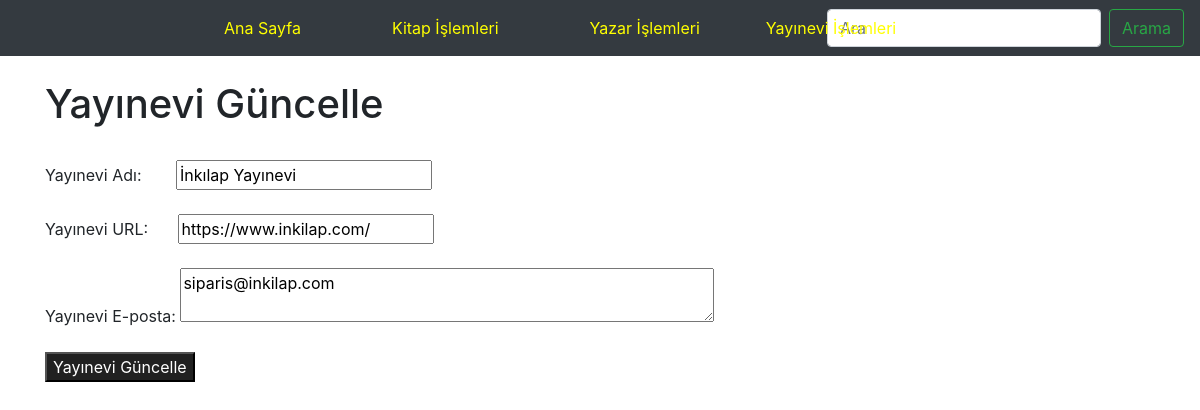
The page /yayinevi_guncellenecek.php?yykn=1 on the database its author committed.
### tables this page shows
CREATE TABLE `yayinevi` (
  `yykn` int(11) NOT NULL COMMENT 'Yayınevi bilgilerinin anahtar numarası',
  `yykt` timestamp NOT NULL DEFAULT current_timestamp() COMMENT 'Yayınevi sisteme kayıt tarihi',
  `yya` varchar(100) NOT NULL COMMENT 'Yayınevi tam adı',
  `yyu` varchar(100) NOT NULL COMMENT 'Yayınevine ait detaylı bilgi',
  `yye` varchar(100) NOT NULL COMMENT 'Yayınevine ait E-posta bilgisi'
);

### yayinevi_guncellenecek.php (the view, shortened to what this page needs)
<?php
    require_once("baglanti.php");
    $guncellenecek = mysqli_real_escape_string($baglanti, $_GET["yykn"]);
    $sorgu = mysqli_query($baglanti, "SELECT * FROM yayinevi WHERE yykn = $guncellenecek");
    $satir = mysqli_fetch_assoc($sorgu)
?>
<!DOCTYPE html>
<html lang="tr"><head><meta http-equiv="Content-Type" content="text/html; charset=UTF-8">
<link href="bootstrap.min.css" rel="stylesheet">
    <link href="./katalog_files/navbar-top.css" rel="stylesheet">
  </head>
  <body>
    <nav class="navbar navbar-expand-md navbar-dark bg-dark mb-4">
  <div class="collapse navbar-collapse" id="navbarCollapse">
    <ul class="navbar-nav mr-auto">
      <li class="nav-item">
        <a class="nav-link" href="index.php" style="color:yellow;position:relative; left:200px">Ana Sayfa </a>
      </li>
      <li class="nav-item">
        <a class="nav-link" href="kitap.php" style="color:yellow;position:relative; left:275px">Kitap İşlemleri</a>
      </li>
      <li class="nav-item">
        <a class="nav-link" href="yazar.php" style="color:yellow;position:relative; left:350px">Yazar İşlemleri</a>
      </li>
      <li class="nav-item">
        <a class="nav-link" href="yayinevi.php" style="color:yellow;position:relative; left:400px">Yayınevi İşlemleri</a>
      </li>
    </ul>
    <form class="form-inline mt-2 mt-md-0">
      <input class="form-control mr-sm-2" type="text" placeholder="Ara" aria-label="Search">
      <button class="btn btn-outline-success my-2 my-sm-0" type="submit">Arama</button>
    </form>
  </div>
</nav>
<main role="main" class="container">
<h1>Yayınevi Güncelle</h1>
    <br>
<form action="yayinevi_guncellendi.php" method="post">
    Yayınevi Adı: <input type="text" name="yya" style="position:relative;left:30px" value="<?php echo $satir["yya"] ;?>"><br><br>
    Yayınevi URL: <input type="text" name="yyu" style="position:relative;left:25px" value="<?php echo $satir["yyu"] ;?>"><br><br>
    Yayınevi E-posta: <textarea name="yye" rows="2" cols="50"><?php echo $satir["yye"]?></textarea><br><br>
    <input type="submit" value="Yayınevi Güncelle" style="text-align:center;background-color:#212121; color: white">
</form>
</main>
</body></html>

### navbar-top.css (style rules this page uses)
body { min-height: 75rem; }

### rows shown on the page
yayinevi: yya "İnkılap Yayınevi", yyu "https://www.inkilap.com/", yye "siparis@inkilap.com"
